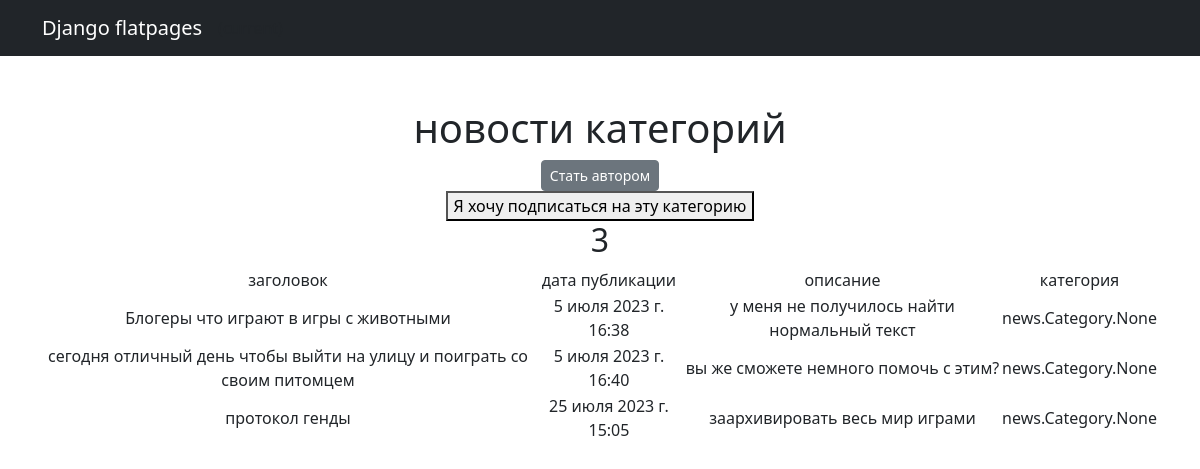
The app's page /news/categories/1/ (signed in), older data.
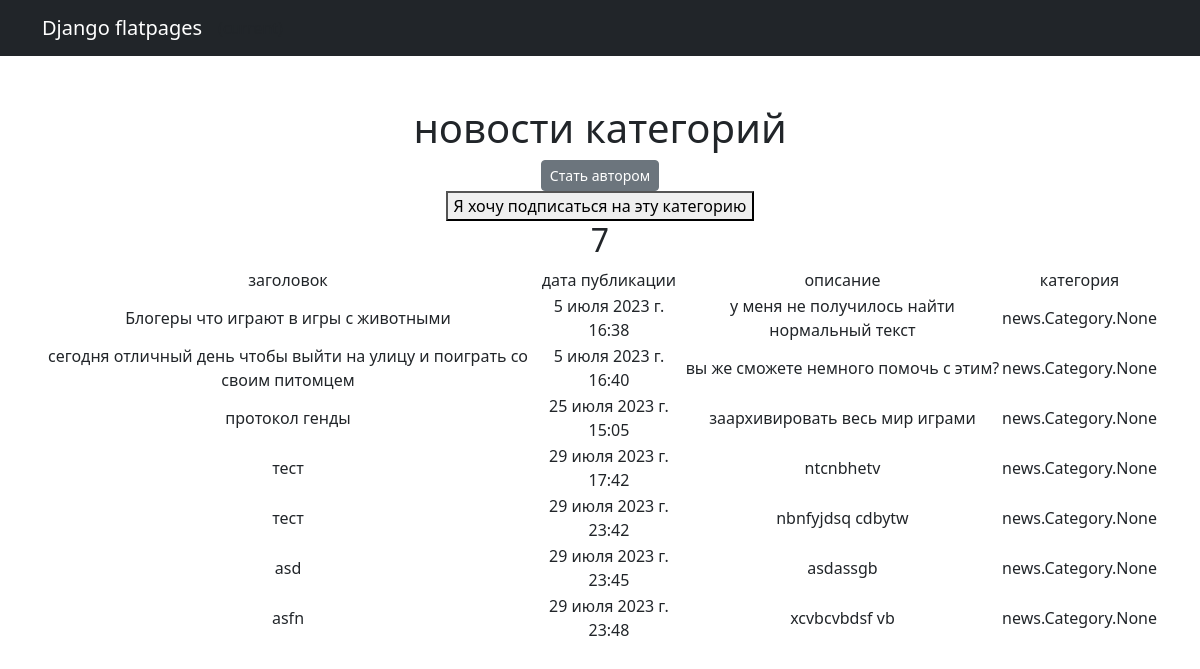
The same page, newer data.
### news/models.py (models this page shows, shortened)
class Post(models.Model):
    Article = "AR"
    New = "NW"
    POSICHEN = [
        (Article, "статья"),
        (New, "новость")
    ]
    post_Author = models.ForeignKey(Author, on_delete=models.CASCADE)
    WIT = models.CharField(max_length=2, choices=POSICHEN)
    data_time = models.DateTimeField(auto_now_add=True)
    category = models.ManyToManyField(Category, through='PostCategory')
    header = models.CharField(max_length=50)
    text = models.TextField(max_length=3000)
    raiting = models.IntegerField(default=0)

### news/views.py (the view, shortened to what this page needs)
# urls.py: path('categories/<int:pk>/', category_view, name='categorys'),
@login_required
def category_view(request, pk):
    context = {
        'posts': Post.objects.filter(category__id=pk),
    }
    return render(request=request, template_name='category.html', context=context)

### templates/category.html (shortened to what this page needs)
{% extends 'flatpages/default.html' %}
{% block content %}
<h1>новости категорий</h1>
<a href="{% url 'make' %}" class="btn btn-secondary btn-sm">Стать автором</a>
 <form method="post">
        <button name="confirm" value="confirmed">Я хочу подписаться на эту категорию</button>
    </form>
<h2>{{posts|length}}</h2>
{% if posts %}
<table>
    <tr>
        <td>заголовок</td>
        <td>дата публикации</td>
        <td>описание</td>
         <td>категория</td>
    </tr>
    {% for post in posts%}
    <tr>
        <td>{{ post.header }}</td>
        <td>{{ post.data_time }}</td>
        <td>{{ post.text|truncatewords:20 }}</td>
        <td>{{ post.category}}</td>
    </tr>
    {% endfor %}
</table>
{% else %}
<h1>новостей нет</h1>
{%endif%}
{% endblock content %}

### templates/flatpages/default.html (shortened to what this page needs)
<!DOCTYPE html>
<html lang="ru">
<head>
    {% load static %}
    <link href="{% static 'css/styles.css' %}" rel="stylesheet"/>
</head>
<body>
<nav class="navbar navbar-expand-lg navbar-dark bg-dark static-top">
    <div class="container">
        <a class="navbar-brand" href="#">Django flatpages</a>
        <div class="collapse navbar-collapse" id="navbarResponsive">
            <ul class="navbar-nav ml-auto">
                <li class="nav-item active">
                        <span class="sr-only">(current)</span>
                </li>
            </ul>
        </div>
    </div>
</nav>
<div class="container">
    <div class="text-center mt-5">
        {% block content %}
        {% endblock content %}
    </div>
</div>
</body>
</html>

Row changes from the older to the newer data that the page shows:
added Post: header "тест", data_time "29 июля 2023 г. 17:42", text "ntcnbhetv", category "news.Category.None"
added Post: header "тест", data_time "29 июля 2023 г. 23:42", text "nbnfyjdsq cdbytw", category "news.Category.None"
added Post: header "asd", data_time "29 июля 2023 г. 23:45", text "asdassgb", category "news.Category.None"
added Post: header "asfn", data_time "29 июля 2023 г. 23:48", text "xcvbcvbdsf vb", category "news.Category.None"
Text that changed along with them:
{{ posts|length }}: "3" → "7"
